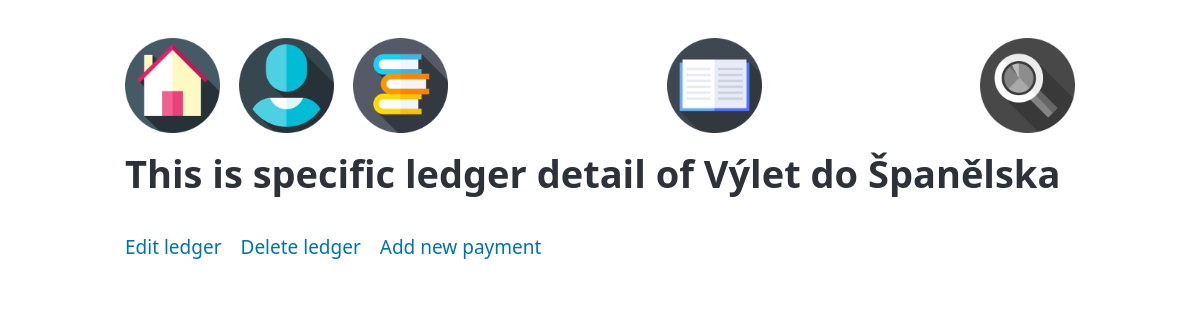
The app's page /ledger_detail/1/1/, older data.
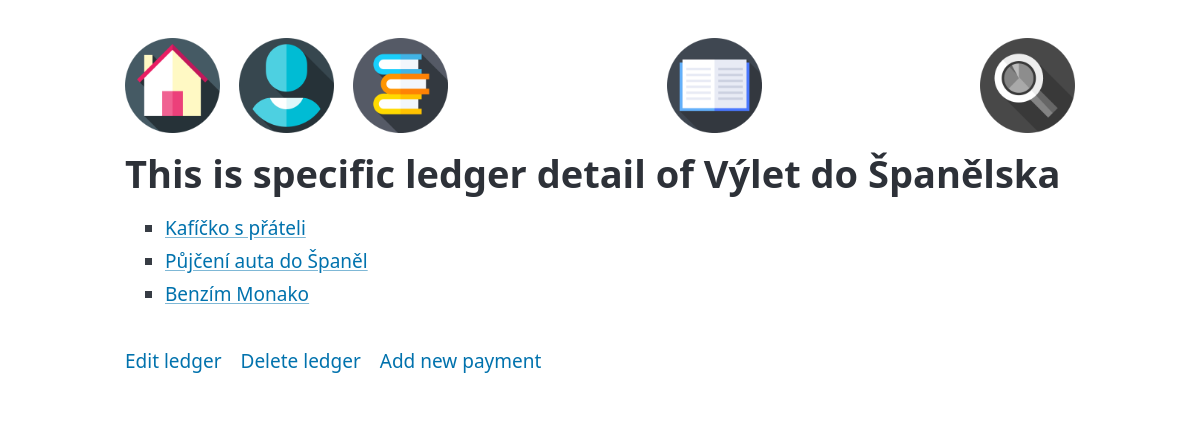
The same page, newer data.
### Bill_2_split/models.py (models this page shows, shortened)
class AbstractBase(models.Model):
    name = models.CharField(max_length=100)
    slug = models.SlugField(max_length=100, blank=True)
    desc = models.CharField(max_length=2000, blank=True)
    class Meta:
        abstract = True

class Payment(AbstractBase):
    user = models.ForeignKey(User, on_delete=models.PROTECT)
    ledger = models.ForeignKey(Ledger, on_delete=models.PROTECT)
    entry_time = models.DateTimeField(default=datetime.now)
    cost = models.DecimalField(max_digits=10, decimal_places=2)
    payment_time = models.DateTimeField(default=datetime.now)

### Bill_2_split/views.py (the view)
class LedgerDetailView(generic.DetailView):
    model = Ledger
    template_name = 'Bill_2_split/ledger_detail.html'
    title = 'Ledger detail'
    def get_context_data(self, **kwargs):
        context = super().get_context_data(**kwargs)
        ledger = self.get_object()
        user_id = self.kwargs.get('user_pk')
        user = User.objects.get(pk=user_id)
        context['ledger'] = ledger
        context['user'] = user
        context['payments'] = Payment.objects.filter(ledger=ledger)
        return context

### Bill_2_split/templates/Bill_2_split/ledger_detail.html
{% extends 'Bill_2_split/_base.html' %}
{% block Bill_2_split_content %}
{% load static %}
<nav>
    <ul><li><a href="{% url 'Bill_2_split:IndexView' %}">
            <img src="{% static 'Bill_2_split/icons/home_page.png' %}"></a></li>
    <li><a href="{% url 'Bill_2_split:UserView' %}">
            <img src="{% static 'Bill_2_split/icons/user.png' %}"></a></li>
    <li><a href="{% url 'Bill_2_split:ListOfLedgersView' user.pk %}">
            <img src="{% static 'Bill_2_split/icons/ledgers.png' %}"></a></li></ul>
    <ul>
        <li><a href="{% url 'Bill_2_split:LedgerDetailView' ledger.pk user.pk %}">
            <img src="{% static 'Bill_2_split/icons/ledger.png' %}"></a></li>
    </ul>
    <ul>
        <li><a href=""><img src="{% static 'Bill_2_split/icons/bw_glass.png' %}"></a></li>
    </ul>
</nav>
<h1>
    This is specific ledger detail of {{ ledger.name }}
</h1>
<ul>
    {% for payment in payments %}
    <li>
        <a href="{% url 'Bill_2_split:PaymentDetailView' payment.pk ledger.pk user.pk %}"> {{ payment.name }} </a>
    </li>
    {% endfor %}
</ul>
<nav>
    <ul>
        <li>
            <a href="#"> Edit ledger</a>
        </li>
        <li>
            <a href="#"> Delete ledger</a>
        </li>
        <li>
            <a href="#"> Add new payment</a>
        </li>
    </ul>
</nav>
{% endblock %}

Row changes from the older to the newer data that the page shows:
added Payment: name "Kafíčko s přáteli"
added Payment: name "Půjčení auta do Španěl"
added Payment: name "Benzím Monako"
